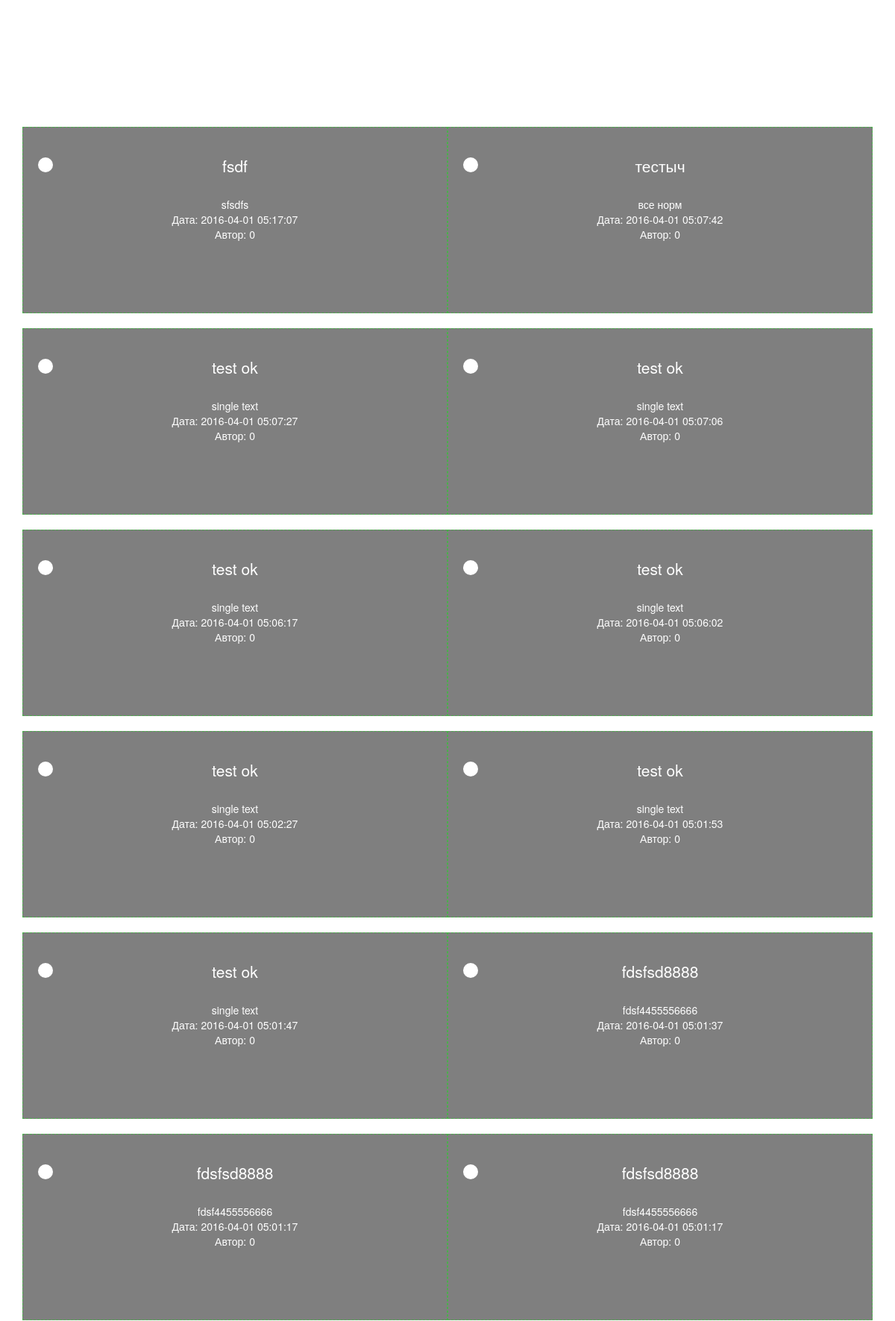
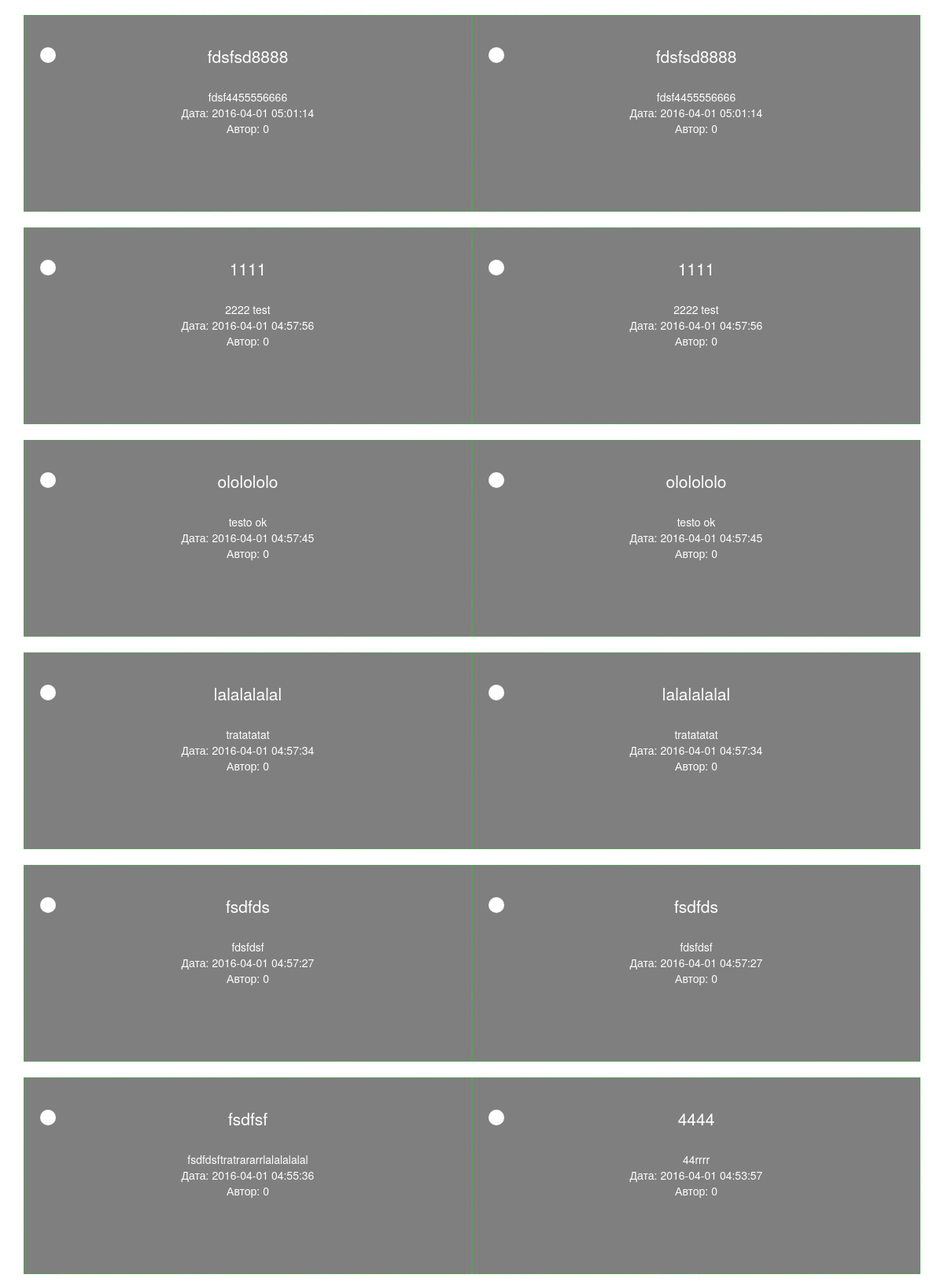
The app's page /read.php (signed in, upper part) with its own data (2 pictures, top to bottom).
### tables this page shows
CREATE TABLE IF NOT EXISTS `posts` (
  `id` int(11) NOT NULL AUTO_INCREMENT,
  `title` varchar(50) DEFAULT NULL,
  `content` varchar(200) DEFAULT NULL,
  `date` datetime DEFAULT NULL,
  `user_id` int(11) DEFAULT NULL,
  PRIMARY KEY (`id`)
);

### app/posts.php (the view)
<?php
require_once 'connect.php';
echo '<br><br>';
    $statement = $pdo->query(
        "SELECT * FROM posts ORDER BY `date` DESC"
    );
    $content = $statement->fetchAll(PDO::FETCH_ASSOC );
    foreach($content as $value){
        echo "<div class='col-xs-6 post-item'>";
        echo '<h1 class="post-item__title">' . htmlspecialchars($value['title'])  . '</h1><br>';
        echo  $value['content']              . '<br>';
        echo 'Дата: '                        . $value['date']     . '<br>';
        echo 'Автор: '                       . $value['user_id']  . '<br>'; $post_id =  $value['id'];
        echo  '<br></div>';
    };

### templates/header.php (shortened to what this page needs)
<!DOCTYPE html>
<html lang="en">
<head>
    <link href="http://maxcdn.bootstrapcdn.com/bootstrap/3.3.6/css/bootstrap.min.css" rel="stylesheet">
    <link rel="stylesheet" href="css/stylesheet.css">
</head>
<body>

### read.php (shortened to what this page needs)
<?php session_start(); require_once 'templates/header.php'; ?>
<section class="blog-stuff text-center">
            <div class="container">
                <h2 class="pull-right"><?php
                    if(!empty($_SESSION['user'])){
                        echo $_SESSION['user']['login'] . "<a style='color: #fff;' href='?action=exit'>[ Выйти ]</a>";
                    };
                    ?></h2>
                <br><br><br>
                <h1 class="blog-title">Simple Blog</h1>
                <article class="blog-content js-load">
                    <?php
                        if($_SESSION['user']){
                            require_once 'app/posts.php';
                        }
                    echo '</div>'; ?>
</section>

### css/stylesheet.css (style rules this page uses)
body { background-image: url(http://android.mobile-review.com/image/materials/wallpapers-37/big/37-wall07.jpg); background-repeat: no-repeat; background-attachment: fixed; -webkit-background-size: cover; background-size: cover; color: #ffffff; }
input, textarea, .post-item { background-color: rgba(0,0,0,.5) !important; color: #ffffff !important; }
.post-item { border: 1px dashed #4cae4c; padding: 20px; -webkit-box-sizing: border-box; -moz-box-sizing: border-box; box-sizing: border-box; min-height: 250px; margin-bottom: 20px; }
.post-item__title { font-size: 2.1rem; position: relative; }
.post-item__title:before { position: absolute; height: 20px; width: 20px; background-color: #fff; left: 0; content:''; -webkit-border-radius: 50%; -moz-border-radius: 50%; border-radius: 50%; }

### records on screen
posts: title "fsdf", content "sfsdfs", date "2016-04-01 05:17:07", user "0"
posts: title "тестыч", content "все норм", date "2016-04-01 05:07:42", user "0"
posts: title "test ok", content "single text", date "2016-04-01 05:07:27", user "0"
posts: title "test ok", content "single text", date "2016-04-01 05:07:06", user "0"
posts: title "test ok", content "single text", date "2016-04-01 05:06:17", user "0"
posts: title "test ok", content "single text", date "2016-04-01 05:06:02", user "0"
posts: title "test ok", content "single text", date "2016-04-01 05:02:27", user "0"
posts: title "test ok", content "single text", date "2016-04-01 05:01:53", user "0"
posts: title "test ok", content "single text", date "2016-04-01 05:01:47", user "0"
posts: title "fdsfsd8888", content "fdsf4455556666", date "2016-04-01 05:01:37", user "0"
posts: title "fdsfsd8888", content "fdsf4455556666", date "2016-04-01 05:01:17", user "0"
posts: title "fdsfsd8888", content "fdsf4455556666", date "2016-04-01 05:01:17", user "0"
posts: title "fdsfsd8888", content "fdsf4455556666", date "2016-04-01 05:01:14", user "0"
posts: title "fdsfsd8888", content "fdsf4455556666", date "2016-04-01 05:01:14", user "0"
posts: title "1111", content "2222 test", date "2016-04-01 04:57:56", user "0"
posts: title "1111", content "2222 test", date "2016-04-01 04:57:56", user "0"
posts: title "ololololo", content "testo ok", date "2016-04-01 04:57:45", user "0"
posts: title "ololololo", content "testo ok", date "2016-04-01 04:57:45", user "0"
posts: title "lalalalalal", content "tratatatat", date "2016-04-01 04:57:34", user "0"
posts: title "lalalalalal", content "tratatatat", date "2016-04-01 04:57:34", user "0"
posts: title "fsdfds", content "fdsfdsf", date "2016-04-01 04:57:27", user "0"
posts: title "fsdfds", content "fdsfdsf", date "2016-04-01 04:57:27", user "0"
posts: title "fsdfsf", content "fsdfdsftratrararrlalalalalal", date "2016-04-01 04:55:36", user "0"
posts: title "4444", content "44rrrr", date "2016-04-01 04:53:57", user "0"
